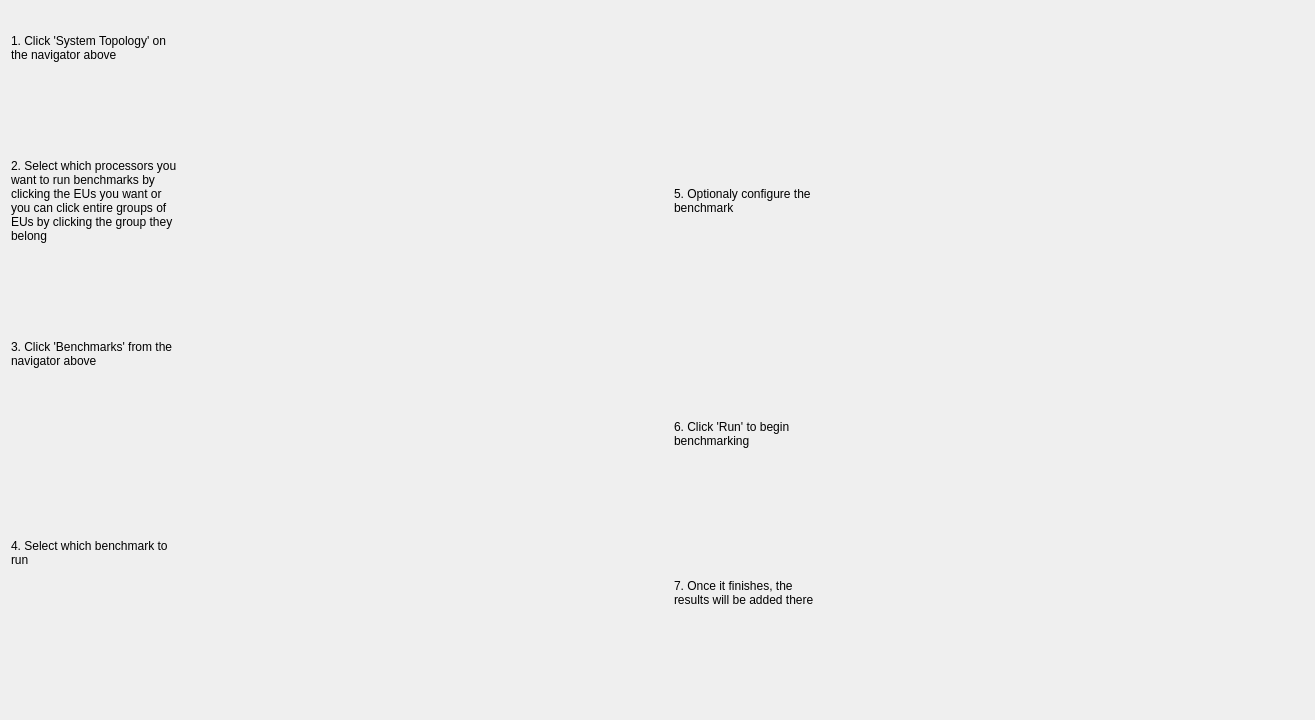
<?xml version="1.0" encoding="UTF-8"?>
<ui version="4.0">
 <class>Elpida::QuickStartView</class>
 <widget class="QWidget" name="Elpida::QuickStartView">
  <property name="geometry">
   <rect>
    <x>0</x>
    <y>0</y>
    <width>1315</width>
    <height>720</height>
   </rect>
  </property>
  <layout class="QGridLayout" name="gridLayout">
   <item row="4" column="0">
    <widget class="QLabel" name="label_3">
     <property name="styleSheet">
      <string notr="true"/>
     </property>
     <property name="text">
      <string>&lt;html&gt;&lt;head/&gt;&lt;body&gt;&lt;p&gt;3. Click 'Benchmarks' from the navigator above&lt;/p&gt;&lt;/body&gt;&lt;/html&gt;</string>
     </property>
     <property name="wordWrap">
      <bool>true</bool>
     </property>
    </widget>
   </item>
   <item row="5" column="0" rowspan="4">
    <widget class="QLabel" name="label_4">
     <property name="styleSheet">
      <string notr="true"/>
     </property>
     <property name="text">
      <string>4. Select which benchmark to run</string>
     </property>
     <property name="wordWrap">
      <bool>true</bool>
     </property>
    </widget>
   </item>
   <item row="1" column="0" rowspan="3">
    <widget class="QLabel" name="label_2">
     <property name="styleSheet">
      <string notr="true"/>
     </property>
     <property name="text">
      <string>&lt;html&gt;&lt;head/&gt;&lt;body&gt;&lt;p&gt;2. Select which processors you want to run benchmarks by clicking the EUs you want or you can click entire groups of EUs by clicking the group they belong&lt;/p&gt;&lt;/body&gt;&lt;/html&gt;</string>
     </property>
     <property name="wordWrap">
      <bool>true</bool>
     </property>
    </widget>
   </item>
   <item row="0" column="0">
    <widget class="QLabel" name="label">
     <property name="text">
      <string>1. Click 'System Topology' on the navigator above</string>
     </property>
     <property name="wordWrap">
      <bool>true</bool>
     </property>
    </widget>
   </item>
   <item row="4" column="1" colspan="2">
    <widget class="QWidget" name="widget_3" native="true">
     <property name="styleSheet">
      <string notr="true">image: url(:/Qs3.svg);
image-position: center left;</string>
     </property>
    </widget>
   </item>
   <item row="5" column="1" rowspan="4" colspan="4">
    <widget class="QWidget" name="widget_4" native="true">
     <property name="styleSheet">
      <string notr="true">image: url(:/Qs4.svg);
image-position: center left;</string>
     </property>
    </widget>
   </item>
   <item row="1" column="1" rowspan="3" colspan="4">
    <widget class="QWidget" name="widget_2" native="true">
     <property name="styleSheet">
      <string notr="true">image: url(:/Qs2.svg);
image-position: center left;</string>
     </property>
    </widget>
   </item>
   <item row="0" column="1" colspan="2">
    <widget class="QWidget" name="widget" native="true">
     <property name="styleSheet">
      <string notr="true">image: url(:/Qs1.svg);
image-position: center left;</string>
     </property>
    </widget>
   </item>
   <item row="0" column="5" rowspan="5">
    <widget class="QLabel" name="label_5">
     <property name="styleSheet">
      <string notr="true"/>
     </property>
     <property name="text">
      <string>5. Optionaly configure the benchmark</string>
     </property>
     <property name="wordWrap">
      <bool>true</bool>
     </property>
    </widget>
   </item>
   <item row="0" column="6" rowspan="5" colspan="4">
    <widget class="QWidget" name="widget_5" native="true">
     <property name="styleSheet">
      <string notr="true">image: url(:/Qs5.svg);
image-position: center left;</string>
     </property>
    </widget>
   </item>
   <item row="5" column="5">
    <widget class="QLabel" name="label_6">
     <property name="styleSheet">
      <string notr="true"/>
     </property>
     <property name="text">
      <string>6. Click 'Run' to begin benchmarking</string>
     </property>
     <property name="wordWrap">
      <bool>true</bool>
     </property>
    </widget>
   </item>
   <item row="5" column="6" colspan="2">
    <widget class="QWidget" name="widget_6" native="true">
     <property name="styleSheet">
      <string notr="true">image: url(:/Qs6.svg);
image-position: center left;</string>
     </property>
    </widget>
   </item>
   <item row="7" column="5">
    <widget class="QLabel" name="label_7">
     <property name="styleSheet">
      <string notr="true"/>
     </property>
     <property name="text">
      <string>7. Once it finishes, the results will be added there</string>
     </property>
     <property name="wordWrap">
      <bool>true</bool>
     </property>
    </widget>
   </item>
   <item row="6" column="6" rowspan="3" colspan="4">
    <widget class="QWidget" name="widget_7" native="true">
     <property name="styleSheet">
      <string notr="true">image: url(:/Qs7.svg);
image-position: center left;</string>
     </property>
    </widget>
   </item>
  </layout>
 </widget>
 <resources/>
 <connections/>
</ui>
